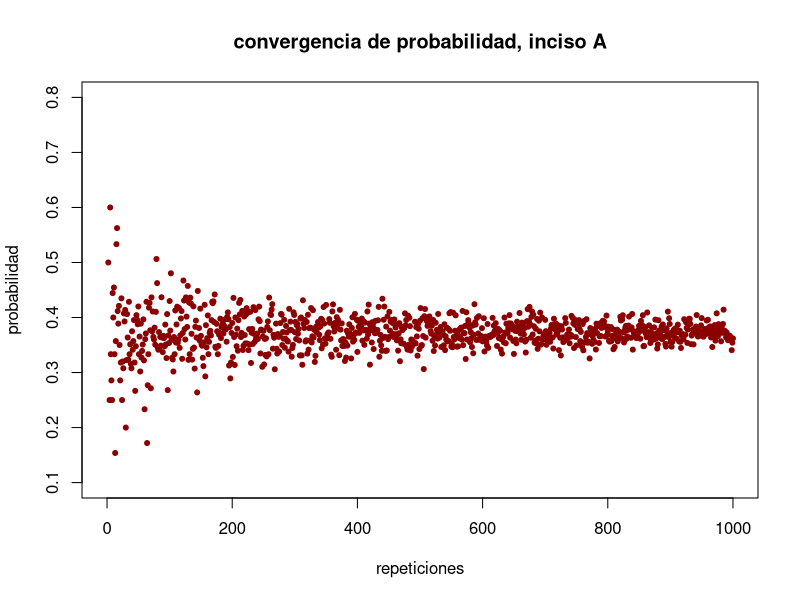
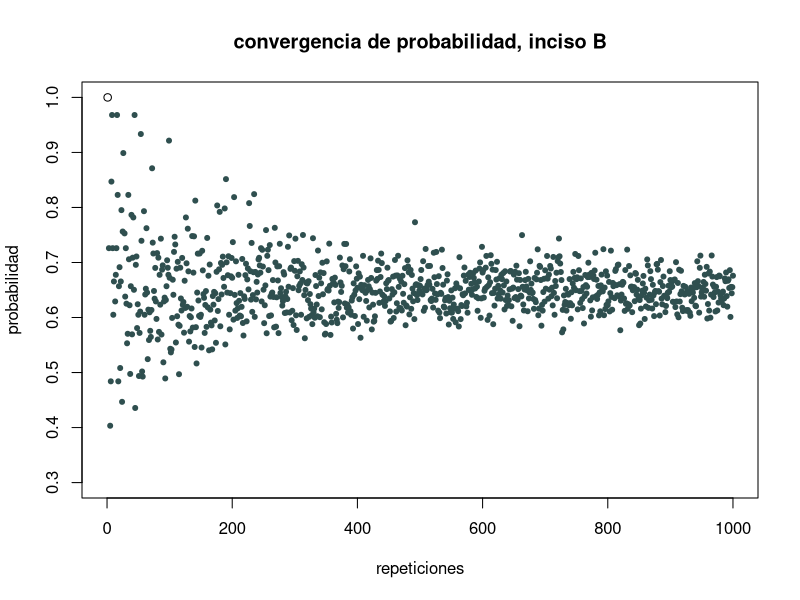

Source code (R) for these figures, in order:
#PUNTO A)
función <- function(){
  valor <- sample(1:2,1,replace=TRUE)
  if (valor == 1){
    sample(1:6,1,replace=TRUE)
  }  else {
    sample(1:4,1,replace=TRUE)
  }
}
#esta función simula una elección aleatoria entre los dos dados y luego su tirada.

funcion2 <- function(){
  x <- replicate(2,función())
  y = 0
  for(i in x){
    if(i == 2){
      y = 1}
    }
  return(y)
}
#Esta función primero replica dos veces el experimento "Elegir un dado aleatoriamente y tirarlo", con lo cual ya cumple el
#E.A. del enunciado. Luego, el vector "y" vale 1 si en por lo menos una de las dos tiradas sale un 2 (es decir que, en caso
#de que salga dos veces el numero 2 en las dos tiradas, solo suma 1), y 0 si no sale ningún 2. El 1 representaría entonces
#los casos favorables, y el 0 los casos no favorables. Luego, con el código inmediatamente debajo de este comentario,
#se replica mil veces el experimento explicado previamente, suma todos los casos favorables y los divide por los 
#casos totales, dando así el cálculo experimental de la probabilidad.

sum(replicate(1000,funcion2()))/1000


#PUNTO B)
funcion3 <- function(){
  valor <- sample(1:2,1,replace=TRUE)
  if (valor == 1){
    sample(1:4,1,replace=TRUE)
  }  else {
    0
  }
}
#Esta función simula primero la elección de un dado. Si elige el dado 1, se eligió
#El dado piramidal, y da valores equiprobables entre 1 y 4. Si elige el dado 2, eligió
#El dado de seis caras, y, como para nuestro experimento no sirve, lo descarta
#Asignandole el valor 0.

funcion4 <- function(){
  x <- replicate(2,funcion3())
  y = 0
  for(i in x){
    if(i == 2){
      y = 1}
  }
  return(y)
}
#Esta función replica dos veces la función anterior, es decir que simula las dos elecciones
#Y tiradas de dado. Luego, si salió un valor 2, significa que salió un 2 y además salió 
#El dado piramidal. Cuando esto ocurre, asigna el valor 1 a un vector vacío, que es luego
#El return de la función

#Probabilidad de que salga un 2 y además haya salido un dado piramidal:

w <- sum(replicate(1000,funcion4()))/1000

#Probabilidad de que salga un 2 y además haya salido un dado piramidal, dividido 
#Probabilidad de que salga un 2 (cálculo de la probabilidad pedida por el inciso):

w/(sum(replicate(1000,funcion2()))/1000)




#Aquí debajo dejamos dos opciones para graficar las convergencias de probabilidad de ambos incisos


#Inciso A
plot(funcion2(),y=1,xlim=c(0,1000),ylim=c(0.1,0.8),main="convergencia de probabilidad, inciso A",xlab="repeticiones",ylab="probabilidad")
for(i in seq(from = 1,to = 1000, by=1)){
  points(x=i,sum(replicate(i,funcion2()))/i,pch=20,col="darkred")
}

#Inciso B
plot(funcion4(),y=1,xlim=c(0,1000),ylim=c(0.3,1),main="convergencia de probabilidad, inciso B",xlab="repeticiones",ylab="probabilidad")
for(i in seq(from = 1,to = 1000, by=1)){
  points(x=i,w/(sum(replicate(i,funcion2()))/i),pch=20,col="darkslategray") 
}


